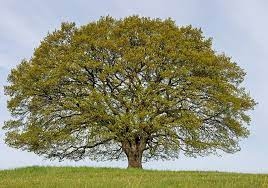
#> input picture download.jpeg, 268 x 188 px
$ python canny.py
#> lines starting #> are read from the running program, lines starting #| are printed output that depends on the picture
import cv2

img = cv2.imread('download.jpeg',0)
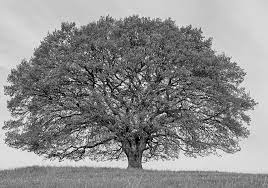
#> img: shape (188, 268); min 0, max 255, mean 141.5

img2 = cv2.Canny(img,0,10)
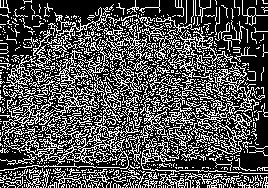
#> img2: shape (188, 268); 31.9% white in thin lines or dots

cv2.imwrite('bien.jpg', img2)
